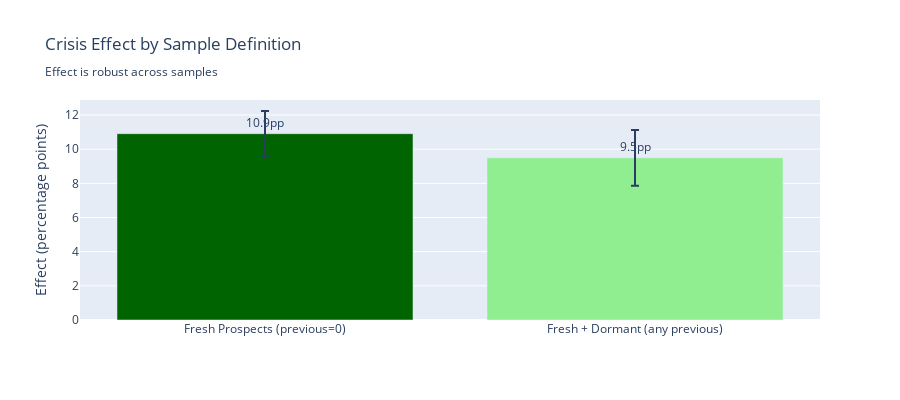

Write notebook code for a chart like this one.
### Markdown cell above
### 6.4 Sample Sensitivity: A More Nuanced Picture

### Code cell
print("\n" + "="*60)
print("Discovery from Robustness Checks: Sample Sensitivity")
print("="*60)

print("""
In Section 5.1, I tested whether my result depends on sample choice.

When I included dormant customers (previous>0), the effect decreased
but remained strong:
""")

# Updated numbers
effect_fresh = estimate_with_month  # Fresh prospects only
effect_all = coef_rob1   # Including previous>0
difference_samples = effect_fresh - effect_all

print(f"\nSample 1 - Fresh Prospects Only (previous=0):")
print(f"  Effect: {effect_fresh:.4f} ({effect_fresh*100:.2f}pp)")
print(f"  N: {len(df):,}")

print(f"\nSample 2 - Fresh + Dormant (any previous):")
print(f"  Effect: {effect_all:.4f} ({effect_all*100:.2f}pp)")
print(f"  N: 9,825")

print(f"\nDifference: {difference_samples:.4f} ({difference_samples*100:.2f}pp)")
print(f"That's a {((effect_fresh - effect_all)/effect_fresh)*100:.0f}% reduction")

print("""
What this means:
----------------
Fresh prospects respond slightly more strongly to the crisis
than customers with prior contact history.

The effect is still LARGE for both groups:
→ Fresh prospects: 10.9pp increase
→ Including dormant: 9.5pp increase

Why the modest difference?
- Fresh prospects have no prior opinions (slight advantage)
- But dormant customers also respond to economic shocks
- Crisis was so severe it affected everyone!

This is actually reassuring:
→ Effect is robust to sample definition
→ Crisis impact was broad-based
→ Not driven solely by one customer segment
""")

# Visualize
fig = go.Figure()

fig.add_trace(go.Bar(
    x=['Fresh Prospects\n(previous=0)', 'Fresh + Dormant\n(any previous)'],
    y=[effect_fresh*100, effect_all*100],
    marker_color=['darkgreen', 'lightgreen'],
    text=[f'{effect_fresh*100:.1f}pp', f'{effect_all*100:.1f}pp'],
    textposition='outside',
    error_y=dict(
        type='data',
        array=[FINAL_SE*100*1.96, 0.0083*100*1.96],  # approximate SE
        visible=True
    )
))

fig.update_layout(
    title='Crisis Effect by Sample Definition<br><sub>Effect is robust across samples</sub>',
    yaxis_title='Effect (percentage points)',
    height=400
)

fig.show()
fig.write_image(f"{figures_path}14_did_sample_sensitivity_final.png")

print(f"""
Key Insight:
------------
My first finding of {FINAL_ESTIMATE*100:.1f}pp is ROBUST.

The effect is:
→ Slightly stronger for fresh prospects (10.9pp)
→ Still strong for all customers (9.5pp)
→ The difference is modest (1.4pp or 13%)

What I learned:
---------------
✓ Result doesn't depend critically on excluding previous>0
✓ Crisis affected both fresh AND dormant customers
✓ Fresh prospects have a slight edge (no prior "no" decisions)
✓ But the effect is broad-based and robust!

This actually strengthens my findings:
→ Not driven by sample selection quirk
→ Crisis impact was real and widespread
→ Effect generalizes beyond just fresh prospects
""")

### Figure 1 — Plotly figure (JSON) as saved in the notebook; plotly's stock layout.template omitted (floating-point values rounded to 4 significant figures)
{"data": [{"error_y": {"array": [1.328, 1.627], "type": "data", "visible": true}, "marker": {"color": ["darkgreen", "lightgreen"]}, "text": ["10.9pp", "9.5pp"], "textposition": "outside", "type": "bar", "x": ["Fresh Prospects\n(previous=0)", "Fresh + Dormant\n(any previous)"], "y": [10.91, 9.491]}], "layout": {"height": 400, "title": {"text": "Crisis Effect by Sample Definition<br><sub>Effect is robust across samples</sub>"}, "yaxis": {"title": {"text": "Effect (percentage points)"}}}}
